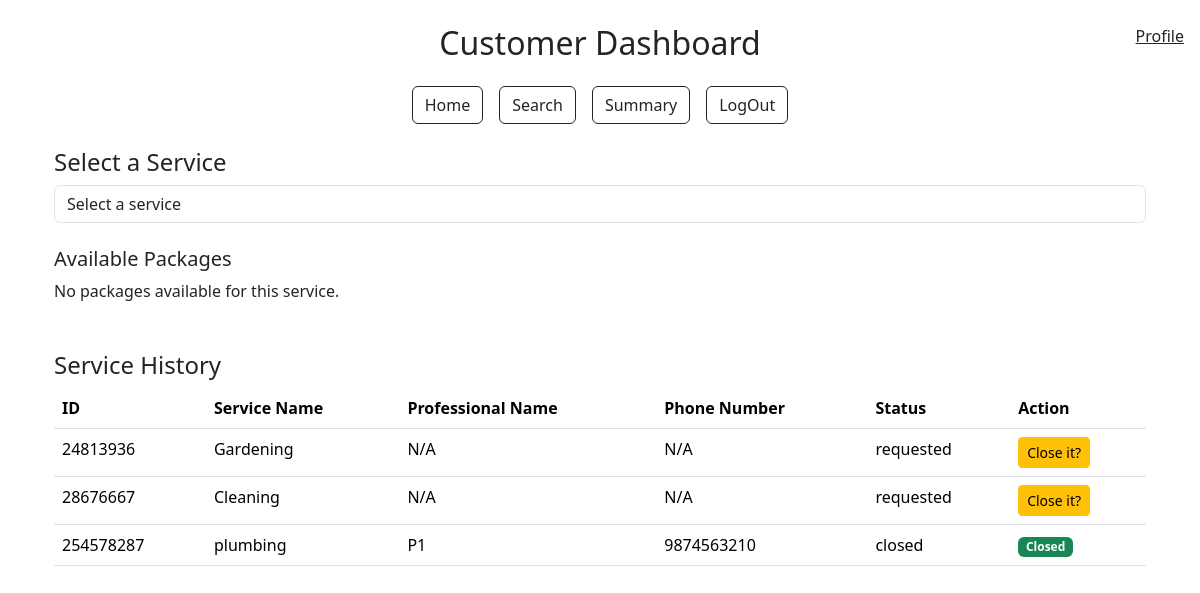
The page /customer_dashboard (signed in) on the database its author committed.
### models.py (models this page shows)
class User(db.Model):
    __tablename__ = "user"
    id = db.Column(db.Integer, primary_key=True)
    username = db.Column(db.String(80), unique=True, nullable=False)
    passhash = db.Column(db.String(80), nullable=False)
    name = db.Column(db.String(80), nullable=False)
    role = db.Column(db.String(20), nullable=False)
    is_blocked = db.Column(db.Boolean, default=False, nullable=False)
    is_admin = db.Column(db.Boolean, default=False, nullable=False)
    professional = db.relationship('Professional', backref='user', lazy=True)
    customer = db.relationship('Customer', backref='user', lazy=True)

class ServiceRequest(db.Model):
    __tablename__ = 'service_request'
    id = db.Column(db.Integer, primary_key=True)
    customer_id = db.Column(db.Integer, db.ForeignKey('customer.id'), nullable=False)  # Reference to Customer
    professional_id = db.Column(db.Integer, db.ForeignKey('professional.id'), nullable=True)  # Reference to Professional
    service_id = db.Column(db.Integer, db.ForeignKey('service.id'), nullable=False)
    date_of_request = db.Column(db.DateTime, default=datetime.utcnow, nullable=False)
    date_of_completion = db.Column(db.DateTime, nullable=True)
    status = db.Column(db.String(20), default='requested', nullable=False)
    rating = db.Column(db.Integer, nullable=True)
    remarks = db.Column(db.Text, nullable=True)
    rejected_by = db.Column(MutableList.as_mutable(JSON), default=[])
    customer = db.relationship('Customer', back_populates='service_requests')
    service = db.relationship('Service', back_populates='service_requests')
    professional = db.relationship('Professional', back_populates='service_requests')
    review = db.relationship('Review', back_populates='service_request', lazy=True)

class Service(db.Model):
    __tablename__ = 'service'
    id = db.Column(db.Integer, primary_key=True)
    service_name = db.Column(db.String(80), unique=False, nullable=False)
    description = db.Column(db.Text, nullable=False)
    price = db.Column(db.Float, nullable=False)
    time_required = db.Column(db.Integer, nullable=False)
    service_requests = db.relationship('ServiceRequest', back_populates='service', lazy=True)

class Professional(db.Model):
    __tablename__ = 'professional'
    id = db.Column(db.Integer, db.ForeignKey('user.id'), primary_key=True)
    date_created = db.Column(db.DateTime, default=datetime.utcnow, nullable=False)
    service_id = db.Column(db.Integer, db.ForeignKey('service.id'), nullable=True)
    contact = db.Column(db.String(10), nullable=False)
    experience = db.Column(db.Float, nullable=False)
    description = db.Column(db.Text, nullable=True)
    service_name = db.Column(db.Text(80),db.ForeignKey('service.service_name'), nullable=False)
    rating = db.Column(db.Float, nullable=True)
    address = db.Column(db.Text, nullable=False)
    pincode = db.Column(db.String(6), nullable=False)
    available = db.Column(db.Boolean, default=True, nullable=False)
    document = db.Column(db.String(200))
    verified = db.Column(db.Boolean, default=False, nullable=False)
    service_requests = db.relationship('ServiceRequest', back_populates='professional', lazy=True)

### app.py (the view)
@app.route('/customer_dashboard')
def customer_dashboard():
    user_id = session['user_id']
    customer = Customer.query.get(user_id)
    services =  db.session.query(Service.service_name).distinct().all()
    user = User.query.get(user_id)
    service_requests = ServiceRequest.query.filter_by(customer_id=user_id).all()
    return render_template('customer_dashboard.html',service_requests=service_requests,user=user, customer=customer, services=services)

### templates/customer_dashboard.html (shortened to what this page needs)
{% extends "layout.html" %} {% block title %}Customer Dashboard{% endblock %} {%
block content %}
<div class="container mt-4">
  {% if customer.user.is_blocked %}
  <div class="alert alert-danger" role="alert">
    Your account is blocked. Please contact the admin.
  </div>
  {% else %}
  <span class="navbar-text position-fixed top-0 end-0 m-3">
    <a href="{{ url_for('profile')}}">Profile</a>
  </span>
  <div class="my-4">
    <h4>Select a Service</h4>
    <form method="POST" action="{{ url_for('select_service') }}">
      <div class="form-group">
        <select
          class="form-control"
          name="service_name"
          onchange="this.form.submit()"
          required
        >
          <option value="" disabled selected>Select a service</option>
        </select>
      </div>
    </form>
    <div id="packageDisplay" class="mt-4">
      <h5>Available Packages</h5>
      <div id="packageList">
        {% if packages %} {% for pkg in packages %}
        <div class="card mb-3">
          <div class="card-body">
            <h5 class="card-title">{{ pkg.service_name }}</h5>
            <p class="card-text">{{ pkg.description }}</p>
            <p><strong>Price:</strong> {{ pkg.price }}</p>
            <form
              method="POST"
              action="{{ url_for('book_service', package_id=pkg.id) }}"
            >
              <button type="submit" class="btn btn-primary">Book</button>
            </form>
          </div>
        </div>
        {% endfor %} {% else %}
        <p>No packages available for this service.</p>
        {% endif %}
      </div>
    </div>
  </div>
  <div class="mt-5">
    <h4>Service History</h4>
    <div class="table-responsive">
      <table class="table">
        <thead>
          <tr>
            <th>ID</th>
            <th>Service Name</th>
            <th>Professional Name</th>
            <th>Phone Number</th>
            <th>Status</th>
            <th>Action</th>
          </tr>
        </thead>
        <tbody>
          {% for service_request in service_requests %}
          <tr>
            <td>{{ service_request.id }}</td>
            <td>{{ service_request.service.service_name }}</td>
            <td>
              {{ service_request.professional.user.name if
              service_request.professional else 'N/A' }}
            </td>
            <td>
              {{ service_request.professional.contact if
              service_request.professional else 'N/A' }}
            </td>
            <td>{{ service_request.status }}</td>
            <td>
              {% if service_request.status == 'closed' %}
              <span class="badge text-bg-success">Closed</span>
              {% else %}
              <button
                type="button"
                class="btn btn-warning btn-sm"
                data-toggle="modal"
                data-target="#viewModal"
                onclick="showModal('{{ service_request.id }}', '{{ service_request.date_of_request }}', '{{ service_request.status }}', '{{ service_request.remarks }}', '{{ service_request.rating }}')"
              >
                Close it?
              </button>
              {% endif %}
            </td>
          </tr>
          {% endfor %}
        </tbody>
      </table>
    </div>
  </div>
  {% endif %}
</div>
{% endblock %}

### templates/layout.html (shortened to what this page needs)
<!DOCTYPE html>
<html lang="en">
  <head>
    <link
      href="https://cdn.jsdelivr.net/npm/bootstrap@5.3.3/dist/css/bootstrap.min.css"
      rel="stylesheet"
    />
  </head>
  <body data-bs-theme="light">
    <div class="container mt-4">
      {% if not (request.endpoint == 'professional_dashboard' and
      professional.verified == false) %} {% if request.endpoint not in ['login',
      'register','profile'] and not user.is_blocked%}
      <div class="text-center my-4">
        <h2 class="text-capitalize">
          {{ session.get('user_role') }} Dashboard
        </h2>
      </div>
      <div class="d-flex justify-content-center mb-4">
        <div class="d-flex flex-row gap-3">
          {% with dashboard_url = session['user_role'] + '_dashboard' %}
          <a href="{{ url_for(dashboard_url) }}" class="btn btn-outline-dark"
            >Home</a
          >
          {% endwith %}
          <a href="{{ url_for('search') }}" class="btn btn-outline-dark"
            >Search</a
          >
          <a href="{{ url_for('summary') }}" class="btn btn-outline-dark"
            >Summary</a
          >
          <a href="{{ url_for('logout') }}" class="btn btn-outline-dark"
            >LogOut</a
          >
        </div>
      </div>
      {% endif %} {% endif %}
      {% block content %} {% endblock %}
    </div>
  </body>
</html>

### rows shown on the page
User: get "Customer"
ServiceRequest: id "24813936", service.service_name "Gardening", professional.user "N/A", professional "N/A", status "requested"
ServiceRequest: id "28676667", service.service_name "Cleaning", professional.user "N/A", professional "N/A", status "requested"
ServiceRequest: id "254578287", service.service_name "plumbing", professional.user "P1", professional "9874563210", status "closed", shows "Closed"
